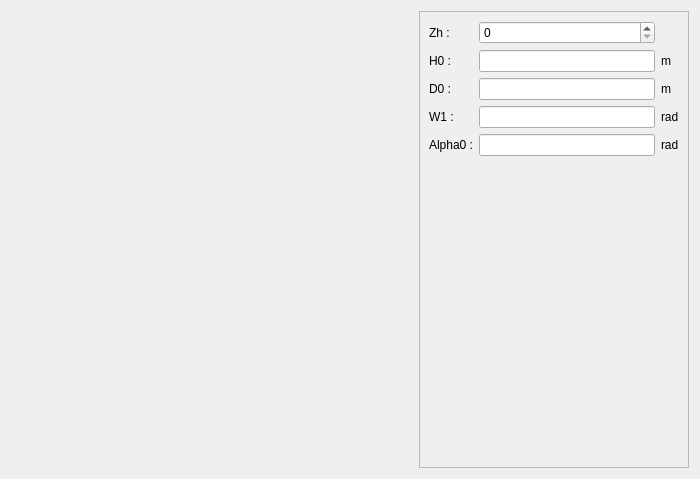
<?xml version="1.0" encoding="UTF-8"?>
<ui version="4.0">
 <class>PVentPolar</class>
 <widget class="QWidget" name="PVentPolar">
  <property name="geometry">
   <rect>
    <x>0</x>
    <y>0</y>
    <width>700</width>
    <height>479</height>
   </rect>
  </property>
  <property name="minimumSize">
   <size>
    <width>700</width>
    <height>470</height>
   </size>
  </property>
  <property name="maximumSize">
   <size>
    <width>16777215</width>
    <height>16777215</height>
   </size>
  </property>
  <property name="windowTitle">
   <string>Form</string>
  </property>
  <layout class="QHBoxLayout" name="horizontalLayout">
   <item>
    <widget class="QLabel" name="img_vent">
     <property name="sizePolicy">
      <sizepolicy hsizetype="Expanding" vsizetype="Expanding">
       <horstretch>0</horstretch>
       <verstretch>0</verstretch>
      </sizepolicy>
     </property>
     <property name="minimumSize">
      <size>
       <width>410</width>
       <height>410</height>
      </size>
     </property>
     <property name="maximumSize">
      <size>
       <width>16777215</width>
       <height>16777215</height>
      </size>
     </property>
     <property name="text">
      <string/>
     </property>
     <property name="pixmap">
      <pixmap resource="../../../../../Resources/pyleecan.qrc">:/images/images/MachineSetup/LamParam/VentilationPolar.png</pixmap>
     </property>
     <property name="scaledContents">
      <bool>false</bool>
     </property>
     <property name="alignment">
      <set>Qt::AlignCenter</set>
     </property>
    </widget>
   </item>
   <item>
    <widget class="QScrollArea" name="scrollArea">
     <property name="minimumSize">
      <size>
       <width>270</width>
       <height>0</height>
      </size>
     </property>
     <property name="maximumSize">
      <size>
       <width>270</width>
       <height>16777215</height>
      </size>
     </property>
     <property name="widgetResizable">
      <bool>true</bool>
     </property>
     <widget class="QWidget" name="scrollAreaWidgetContents">
      <property name="geometry">
       <rect>
        <x>0</x>
        <y>0</y>
        <width>268</width>
        <height>455</height>
       </rect>
      </property>
      <layout class="QVBoxLayout" name="verticalLayout">
       <item>
        <layout class="QGridLayout" name="gridLayout">
         <item row="0" column="0">
          <widget class="QLabel" name="in_Zh">
           <property name="text">
            <string>Zh :</string>
           </property>
          </widget>
         </item>
         <item row="0" column="1">
          <widget class="QSpinBox" name="si_Zh"/>
         </item>
         <item row="1" column="0">
          <widget class="QLabel" name="in_H0">
           <property name="text">
            <string>H0 :</string>
           </property>
          </widget>
         </item>
         <item row="1" column="1">
          <widget class="FloatEdit" name="lf_H0"/>
         </item>
         <item row="1" column="2">
          <widget class="QLabel" name="unit_H0">
           <property name="text">
            <string>m</string>
           </property>
          </widget>
         </item>
         <item row="2" column="0">
          <widget class="QLabel" name="in_D0">
           <property name="text">
            <string>D0 :</string>
           </property>
          </widget>
         </item>
         <item row="2" column="1">
          <widget class="FloatEdit" name="lf_D0"/>
         </item>
         <item row="2" column="2">
          <widget class="QLabel" name="unit_D0">
           <property name="text">
            <string>m</string>
           </property>
          </widget>
         </item>
         <item row="3" column="0">
          <widget class="QLabel" name="in_W1">
           <property name="text">
            <string>W1 :</string>
           </property>
          </widget>
         </item>
         <item row="3" column="1">
          <widget class="FloatEdit" name="lf_W1"/>
         </item>
         <item row="3" column="2">
          <widget class="QLabel" name="unit_W1">
           <property name="text">
            <string>rad</string>
           </property>
          </widget>
         </item>
         <item row="4" column="0">
          <widget class="QLabel" name="in_Alpha0">
           <property name="text">
            <string>Alpha0 :</string>
           </property>
          </widget>
         </item>
         <item row="4" column="1">
          <widget class="FloatEdit" name="lf_Alpha0"/>
         </item>
         <item row="4" column="2">
          <widget class="QLabel" name="unit_Alpha0">
           <property name="text">
            <string>rad</string>
           </property>
          </widget>
         </item>
        </layout>
       </item>
       <item>
        <spacer name="verticalSpacer">
         <property name="orientation">
          <enum>Qt::Vertical</enum>
         </property>
         <property name="sizeHint" stdset="0">
          <size>
           <width>20</width>
           <height>257</height>
          </size>
         </property>
        </spacer>
       </item>
       <item>
        <widget class="WVentOut" name="w_out" native="true"/>
       </item>
      </layout>
     </widget>
    </widget>
   </item>
  </layout>
 </widget>
 <customwidgets>
  <customwidget>
   <class>FloatEdit</class>
   <extends>QLineEdit</extends>
   <header>.......GUI/Tools/FloatEdit.h</header>
  </customwidget>
  <customwidget>
   <class>WVentOut</class>
   <extends>QWidget</extends>
   <header>.......GUI.Dialog.DMachineSetup.SLamParam.DAVDuct.WVentOut.WVentOut.h</header>
   <container>1</container>
  </customwidget>
 </customwidgets>
 <tabstops>
  <tabstop>lf_H0</tabstop>
  <tabstop>lf_D0</tabstop>
  <tabstop>lf_Alpha0</tabstop>
 </tabstops>
 <resources>
  <include location="../../../../../Resources/pyleecan.qrc"/>
  <include location="../../../../../Resources/pyleecan.qrc"/>
 </resources>
 <connections/>
</ui>
